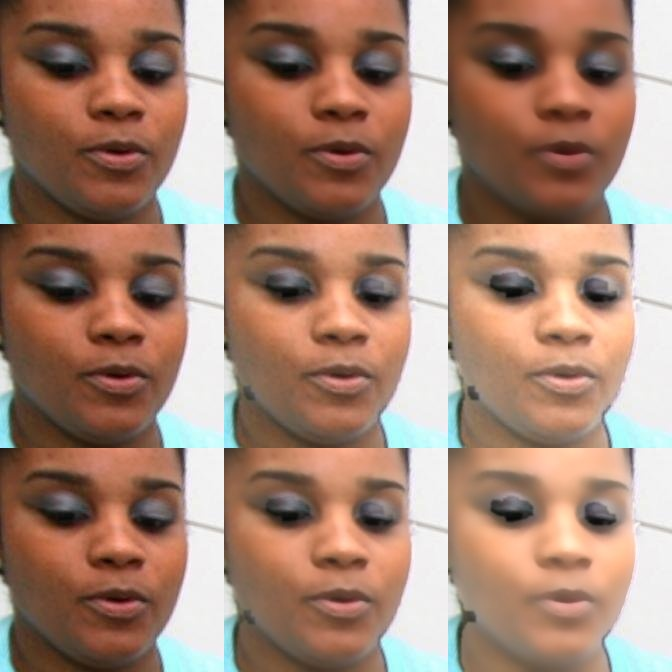
#> input picture paper/fig_example.jpg, 672 x 672 px
$ python -i filters.py   (imports and definitions only)
#> lines starting #> are read from the running program, lines starting #| are printed output that depends on the picture; after the words box and inside, x2 and y2 are one past the last pixel; in counts of white or black regions, pixels touching at a corner belong together
"""Controlled beauty-filter treatments.

Every filter takes an RGB uint8 image and a strength in [0, 1] and returns an
RGB uint8 image. Strength 0 is always the identity, so the unfiltered image is
the control arm of the dose-response experiment.

Filters only touch skin pixels (soft mask), which is how phone beauty modes
behave, and keeps eyes, hair and background unchanged.
"""
import cv2
import numpy as np


def skin_mask(rgb: np.ndarray) -> np.ndarray:
    """Soft skin mask in [0, 1] from YCrCb thresholds, feathered at the edges.

    The Cr/Cb box (133-173, 77-127) is a standard skin rule that works across
    light and dark skin because it ignores luminance (Y).
    """
    ycrcb = cv2.cvtColor(rgb, cv2.COLOR_RGB2YCrCb)
#> ycrcb: shape (672, 672, 3); mean of channels 0, 1, 2 141, 145.6, 114.1
    cr, cb = ycrcb[..., 1], ycrcb[..., 2]
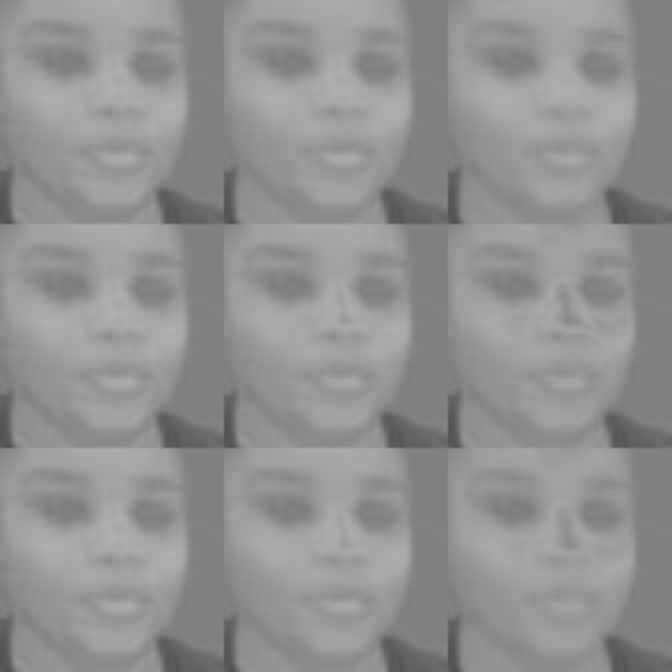
#> cr: shape (672, 672); min 79, max 175, mean 145.6
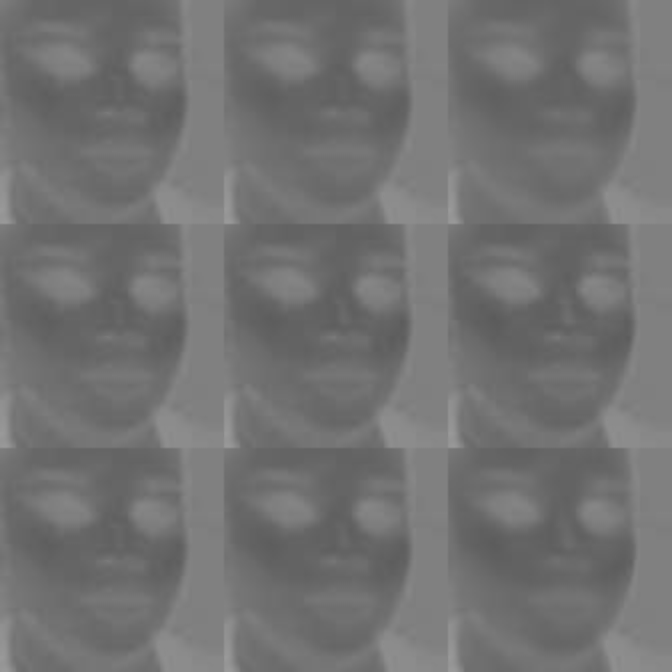
#> cb: shape (672, 672); min 90, max 154, mean 114.1
    m = ((cr >= 133) & (cr <= 173) & (cb >= 77) & (cb <= 127)).astype(np.uint8)
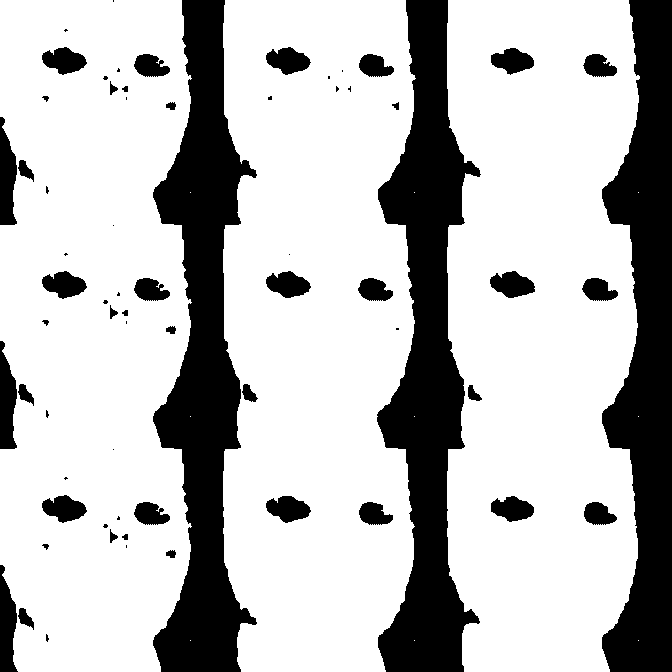
#> m: shape (672, 672); values 0 (black) and 1 (white), 73.9% white; 67 black regions (25 under 20 px), largest, box (x1, y1, x2, y2) and area: (153, 0, 257, 672) 34897, (377, 0, 481, 672) 34603, (602, 0, 672, 672) 30459
    m = cv2.morphologyEx(m, cv2.MORPH_OPEN, np.ones((3, 3), np.uint8))
#> m: shape (672, 672); values 0 (black) and 1 (white), 73.9% white; 63 black regions (25 under 20 px), largest, box (x1, y1, x2, y2) and area: (153, 0, 258, 672) 35104, (377, 0, 481, 672) 34616, (602, 0, 672, 672) 30467
    m = cv2.morphologyEx(m, cv2.MORPH_CLOSE, np.ones((7, 7), np.uint8))
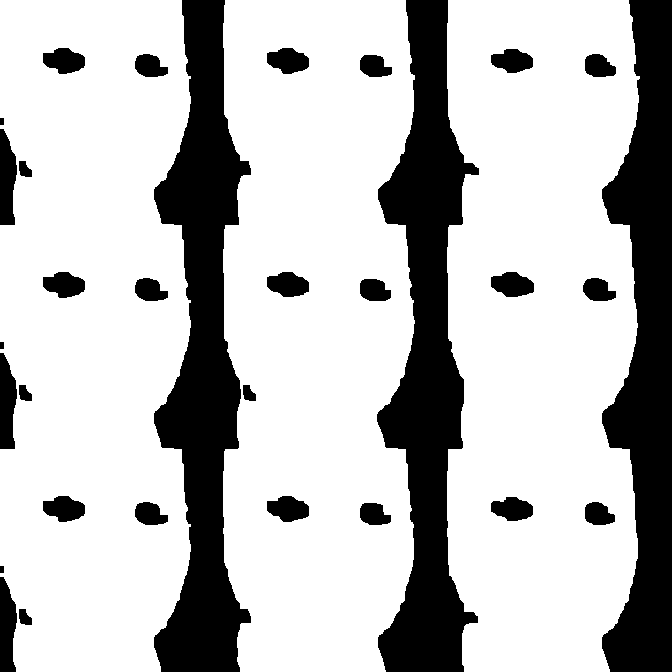
#> m: shape (672, 672); values 0 (black) and 1 (white), 74.3% white; 31 black regions, largest, box (x1, y1, x2, y2) and area: (154, 0, 251, 672) 34724, (377, 0, 479, 672) 34505, (602, 0, 672, 672) 30428
    k = max(3, (min(rgb.shape[:2]) // 40) | 1)
#> k = 17
    return cv2.GaussianBlur(m.astype(np.float32), (k, k), 0)
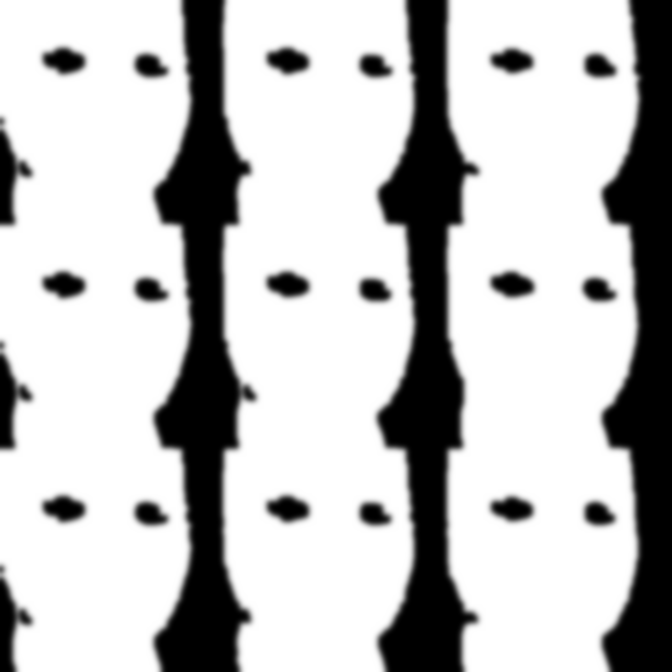
#> returned value: shape (672, 672) float32; min 0, max 1, mean 0.743


def _blend(orig: np.ndarray, new: np.ndarray, mask: np.ndarray) -> np.ndarray:
    m = mask[..., None]
    out = orig.astype(np.float32) * (1 - m) + new.astype(np.float32) * m
    return np.clip(out, 0, 255).astype(np.uint8)


def smooth(rgb: np.ndarray, strength: float) -> np.ndarray:
    """Skin smoothing: edge-preserving bilateral filter blended in by strength."""
    if strength <= 0:
        return rgb.copy()
    d = int(5 + 10 * strength)
    sigma = 20 + 80 * strength
    filtered = cv2.bilateralFilter(rgb, d, sigma, sigma)
    return _blend(rgb, filtered, skin_mask(rgb) * strength)


def lighten(rgb: np.ndarray, strength: float, max_delta_l: float = 25.0) -> np.ndarray:
    """Skin lightening: raise CIELAB L* on skin by up to max_delta_l at strength 1.

    Also pulls a* slightly toward neutral, which is what most commercial
    whitening effects do (they desaturate redness as well as brighten).
    """
    if strength <= 0:
        return rgb.copy()
    lab = cv2.cvtColor(rgb.astype(np.float32) / 255.0, cv2.COLOR_RGB2LAB)
    lab[..., 0] = np.clip(lab[..., 0] + max_delta_l * strength, 0, 100)
    lab[..., 1] = lab[..., 1] * (1 - 0.25 * strength)
    lit = cv2.cvtColor(lab, cv2.COLOR_LAB2RGB)
    lit = np.clip(lit * 255.0, 0, 255).astype(np.uint8)
    return _blend(rgb, lit, skin_mask(rgb))


def smooth_lighten(rgb: np.ndarray, strength: float) -> np.ndarray:
    """Combined beauty mode: smoothing followed by lightening."""
    return lighten(smooth(rgb, strength), strength)


def jpeg(rgb: np.ndarray, quality: int = 85) -> np.ndarray:
    """Re-encode as JPEG, simulating the save a phone does after filtering."""
    ok, buf = cv2.imencode(".jpg", cv2.cvtColor(rgb, cv2.COLOR_RGB2BGR),
                           [cv2.IMWRITE_JPEG_QUALITY, quality])
    return cv2.cvtColor(cv2.imdecode(buf, cv2.IMREAD_COLOR), cv2.COLOR_BGR2RGB)


FILTERS = {
    "smooth": smooth,
    "lighten": lighten,
    "smooth_lighten": smooth_lighten,
}


def apply(rgb: np.ndarray, name: str, strength: float, jpeg_quality: int | None = 85) -> np.ndarray:
    """Apply a named filter, then a JPEG save so every arm (including the
    control at strength 0) goes through the same compression."""
    out = FILTERS[name](rgb, strength)
    return jpeg(out, jpeg_quality) if jpeg_quality else out

>>> import cv2
>>> picture = cv2.cvtColor(cv2.imread('../paper/fig_example.jpg'), cv2.COLOR_BGR2RGB)
>>> result = skin_mask(picture)
